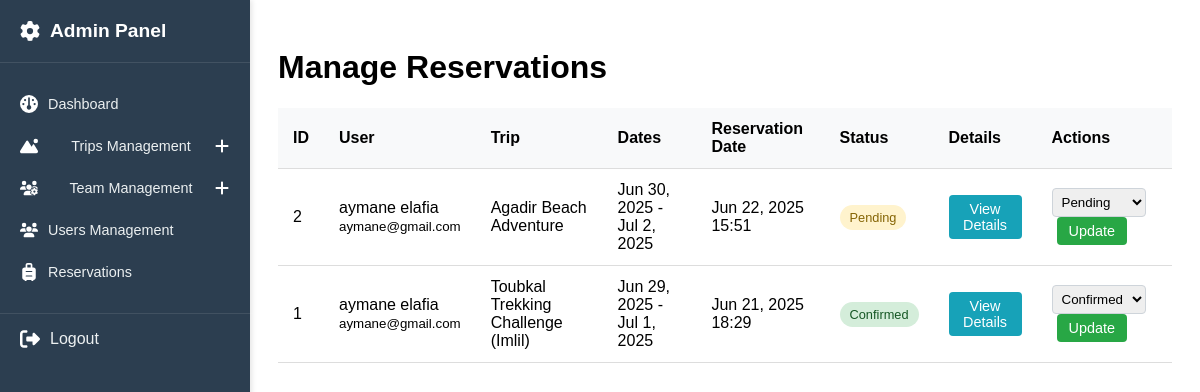
Page /admin/pages/reservations.php (signed in) on the earlier database version.
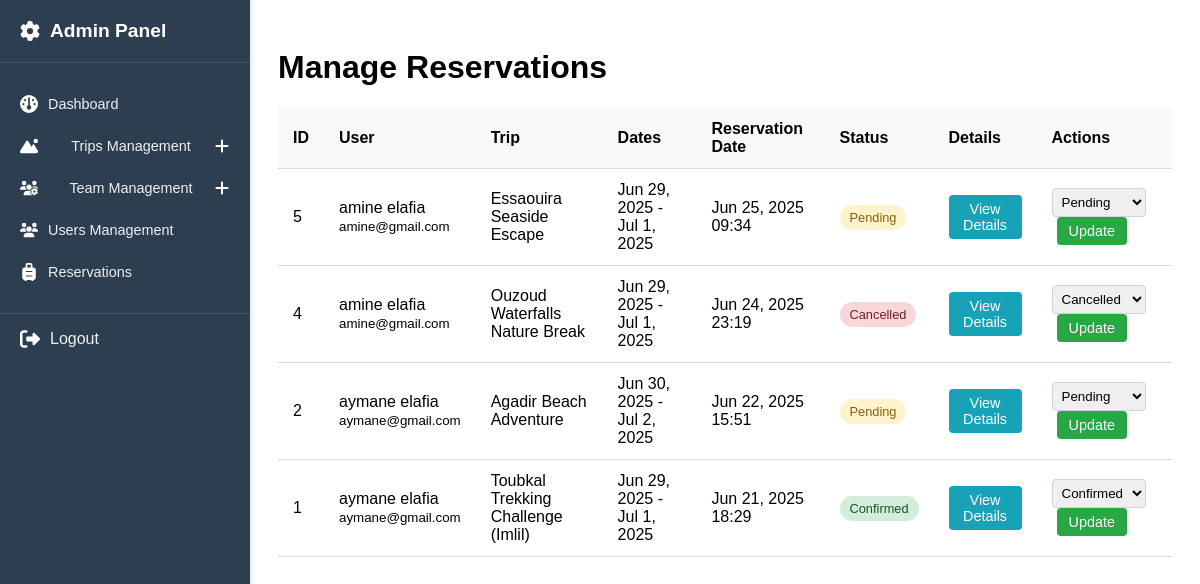
Same page on the later database version.
### tables this page shows
CREATE TABLE `reservations` (
  `reservation_id` int(11) NOT NULL,
  `gender` enum('male','female') NOT NULL,
  `first_name` varchar(100) NOT NULL,
  `last_name` varchar(100) NOT NULL,
  `birthday` date NOT NULL,
  `cin` varchar(20) NOT NULL,
  `city` varchar(100) NOT NULL,
  `phone` varchar(20) NOT NULL,
  `email` varchar(150) NOT NULL,
  `first_experience` tinyint(1) NOT NULL,
  `user_id` int(11) NOT NULL,
  `trip_id` int(11) NOT NULL,
  `status` enum('pending','confirmed','cancelled') DEFAULT 'pending',
  `reservation_date` timestamp NOT NULL DEFAULT current_timestamp()
);

CREATE TABLE `users` (
  `user_id` int(11) NOT NULL,
  `first_name` varchar(100) NOT NULL,
  `last_name` varchar(100) NOT NULL,
  `email` varchar(250) NOT NULL,
  `password` varchar(250) NOT NULL,
  `phone` varchar(20) NOT NULL,
  `role` enum('customer','supervisor','admin') NOT NULL DEFAULT 'customer'
);

CREATE TABLE `trips` (
  `trip_id` int(11) NOT NULL,
  `title` varchar(100) NOT NULL,
  `price` decimal(10,2) NOT NULL,
  `start_date` date NOT NULL,
  `end_date` date NOT NULL,
  `hiking_level` enum('beginner','advanced') NOT NULL,
  `location` varchar(250) NOT NULL,
  `image_url` varchar(500) NOT NULL,
  `trip_category_id` int(11) NOT NULL
);

### admin/pages/reservations.php (the view, shortened to what this page needs)
<?php
require_once '../includes/pdo.php';
$page_css = 'reservations.css';
include '../includes/sidebar.php';
?>
<div class="main-content">
<?php
$stmt = $pdo->prepare("
    SELECT r.*,
           u.first_name as user_first_name,
           u.last_name as user_last_name,
           u.email as user_email,
           t.title as trip_title,
           t.start_date as trip_start_date,
           t.end_date as trip_end_date
    FROM reservations r
    JOIN users u ON r.user_id = u.user_id
    JOIN trips t ON r.trip_id = t.trip_id
    ORDER BY r.reservation_date DESC
");
$stmt->execute();
$reservations = $stmt->fetchAll();
?>
<div class="admin-container">
    <h1>Manage Reservations</h1>
    <div class="reservations-table-container">
        <table class="reservations-table">
            <thead>
                <tr>
                    <th>ID</th>
                    <th>User</th>
                    <th>Trip</th>
                    <th>Dates</th>
                    <th>Reservation Date</th>
                    <th>Status</th>
                    <th>Details</th>
                    <th>Actions</th>
                </tr>
            </thead>
            <tbody>
                <?php foreach ($reservations as $reservation): ?>
                    <tr>
                        <td><?= $reservation['reservation_id'] ?></td>
                        <td>
                            <?= htmlspecialchars($reservation['user_first_name'] . ' ' . $reservation['user_last_name']) ?>
                            <br><small><?= htmlspecialchars($reservation['user_email']) ?></small>
                        </td>
                        <td><?= htmlspecialchars($reservation['trip_title']) ?></td>
                        <td>
                            <?= date('M j, Y', strtotime($reservation['trip_start_date'])) ?> -
                            <?= date('M j, Y', strtotime($reservation['trip_end_date'])) ?>
                        </td>
                        <td><?= date('M j, Y H:i', strtotime($reservation['reservation_date'])) ?></td>
                        <td>
                            <span class="status-badge status-<?= $reservation['status'] ?>">
                                <?= ucfirst($reservation['status']) ?>
                            </span>
                        </td>
                        <td>
                            <button class="view-details-btn" data-id="<?= $reservation['reservation_id'] ?>">
                                View Details
                            </button>
                        </td>
                        <td>
                            <form method="post" class="status-form">
                                <select name="new_status" class="status-select">
                                    <option value="pending" <?= $reservation['status'] === 'pending' ? 'selected' : '' ?>>Pending</option>
                                    <option value="confirmed" <?= $reservation['status'] === 'confirmed' ? 'selected' : '' ?>>Confirmed</option>
                                    <option value="cancelled" <?= $reservation['status'] === 'cancelled' ? 'selected' : '' ?>>Cancelled</option>
                                </select>
                                <button type="submit" name="update_status" class="update-status-btn">Update</button>
                            </form>
                        </td>
                    </tr>
                <?php endforeach; ?>
            </tbody>
        </table>
    </div>
</div>
</div>
</body>
</html>

### admin/includes/sidebar.php (shortened to what this page needs)
<!DOCTYPE html>
<html lang="en">
<head>
    <link rel="stylesheet" href="../styles/sidebar.css">
    <?php if (isset($page_css)) : ?>
        <link rel="stylesheet" href="../styles/<?php echo htmlspecialchars($page_css); ?>">
    <?php endif; ?>
</head>
<body>
<div class="sidebar">
  <div class="sidebar-header">
    <h2><img src="../images/admin.svg" alt="Admin" class="sidebar-icon"> Admin Panel</h2>
  </div>
  <ul class="sidebar-menu">
    <li>
      <a href="../pages/dashboard.php">
        <img src="../images/dashboard.svg" alt="Dashboard" class="sidebar-icon">
        <span>Dashboard</span>
      </a>
    </li>
    <li class="has-submenu">
      <a href="javascript:void(0)" class="submenu-toggle">
        <img src="../images/trips.svg" alt="Trips" class="sidebar-icon">
        <span>Trips Management</span>
        <img src="../images/plus.svg" alt="Toggle" class="toggle-icon">
      </a>
    </li>
    <li class="has-submenu">
      <a href="javascript:void(0)" class="submenu-toggle">
        <img src="../images/team.svg" alt="Team" class="sidebar-icon">
        <span>Team Management</span>
        <img src="../images/plus.svg" alt="Toggle" class="toggle-icon">
      </a>
    </li>
     <li>
      <a href="../pages/users.php">
        <img src="../images/users.svg" alt="Reservations" class="sidebar-icon">
        <span>Users Management</span>
      </a>
    </li>
    <li>
      <a href="../pages/reservations.php">
        <img src="../images/reservations.svg" alt="Reservations" class="sidebar-icon">
        <span>Reservations</span>
      </a>
    </li>
  </ul>
  <div class="sidebar-footer">
    <a href="../pages/logout.php">
      <img src="../images/logout.svg" alt="Logout" class="sidebar-icon">
      <span>Logout</span>
    </a>
  </div>
</div>

### admin/styles/sidebar.css (style rules this page uses)
.sidebar { width: 250px; height: 100vh; background: #2c3e50; color: white; position: fixed; left: 0; top: 0; padding: 20px 0; box-shadow: 2px 0 5px rgba(0,0,0,0.1); z-index: 1000; font-family: Arial, sans-serif; }
.sidebar-header { padding: 0 20px 20px; border-bottom: 1px solid rgba(255,255,255,0.1); display: flex; align-items: center; }
.sidebar-header h2 { color: white; margin: 0; font-size: 1.2rem; display: flex; align-items: center; }
.sidebar-icon { width: 20px; height: 20px; margin-right: 10px; filter: brightness(0) invert(1); }
.sidebar-menu { list-style: none; padding: 0; margin: 20px 0; }
.sidebar-menu li a { display: flex; align-items: center; padding: 12px 20px; color: #ecf0f1; text-decoration: none; transition: all 0.3s; }
.sidebar-menu li a .sidebar-icon { width: 18px; height: 18px; }
.sidebar-menu li a span { font-size: 0.9rem; }
.has-submenu > a { justify-content: space-between; }
.toggle-icon { width: 16px; height: 16px; filter: brightness(0) invert(1); transition: transform 0.3s; }
.sidebar-footer { position: absolute; width: 100%; padding: 15px 20px; border-top: 1px solid rgba(255,255,255,0.1); }
.sidebar-footer a { display: flex; align-items: center; color: #ecf0f1; text-decoration: none; }
.main-content { margin-left: 250px; padding: 20px; }

### admin/styles/reservations.css (style rules this page uses)
* { font-family: Arial, sans-serif; }
.reservations-table { width: 100%; border-collapse: collapse; margin-top: 20px; }
.reservations-table th, .reservations-table td { padding: 12px 15px; text-align: left; border-bottom: 1px solid #ddd; }
.reservations-table th { background-color: #f8f9fa; font-weight: 600; }
.status-badge { padding: 5px 10px; border-radius: 20px; font-size: 0.8rem; font-weight: 500; }
.status-pending { background-color: #fff3cd; color: #856404; }
.status-confirmed { background-color: #d4edda; color: #155724; }
.status-cancelled { background-color: #f8d7da; color: #721c24; }
.view-details-btn, .update-status-btn { padding: 6px 12px; border: none; border-radius: 4px; cursor: pointer; font-size: 0.9rem; }
.view-details-btn { background-color: #17a2b8; color: white; }
.update-status-btn { background-color: #28a745; color: white; margin-left: 5px; }
.status-select { padding: 5px; border-radius: 4px; border: 1px solid #ced4da; }

Differences in the rows shown:
added reservations: reservation_id "5", user.last_name "amine elafia", user.email "amine@gmail.com", trip.title "Essaouira Seaside Escape", trip.start_date "Jun 29, 2025", trip.end_date "Jul 1, 2025", reservation_date "Jun 25, 2025 09:34", status "Pending", new_status "Pending"
added reservations: reservation_id "4", user.last_name "amine elafia", user.email "amine@gmail.com", trip.title "Ouzoud Waterfalls Nature Break", trip.start_date "Jun 29, 2025", trip.end_date "Jul 1, 2025", reservation_date "Jun 24, 2025 23:19", status "Cancelled", new_status "Cancelled"
